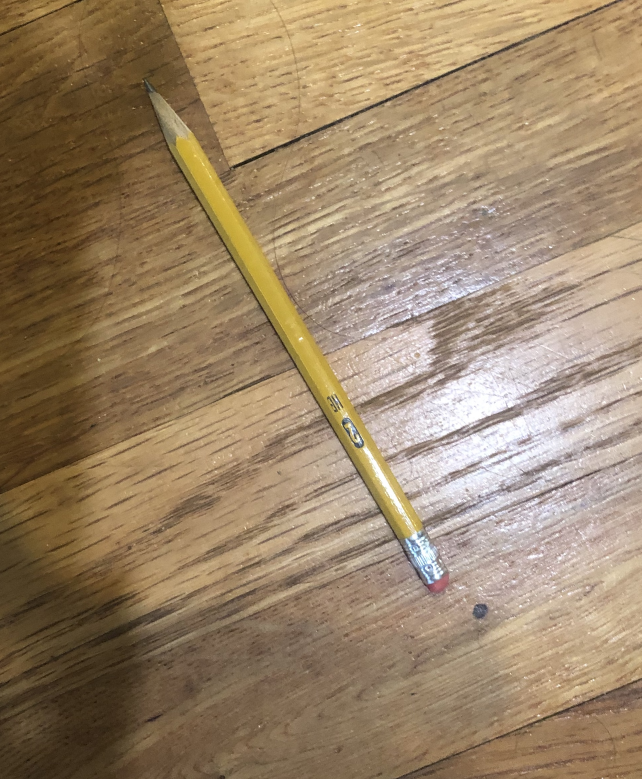
#> input picture pencil.jpg, 1925 x 2337 px (shown at 1/3 size)
$ python explore_frequency.py   (older library calls are emulated)
#> lines starting #> are read from the running program, lines starting #| are printed output that depends on the picture
import matplotlib.pyplot as plt
import numpy as np
import scipy
import skimage
from scipy import signal
from skimage import io
from skimage.filters import gaussian
from skimage.transform import rescale
import cv2 as cv

# pencil = io.imread('pencil.jpg', as_gray=True)
# pencil = skimage.img_as_float32(pencil)
#
#
# io.imsave('gray_pencil.jpg', skimage.img_as_ubyte(pencil))
#
filt1 = np.ones((5, 5))*1/25 # box filter
#
# filt15 = np.zeros((5,5))
# filt15[2][2] = 1
#
# filt2 = np.array([[-1/9, -1/9, -1/9],
#                   [-1/9, 2 - 1/9, -1/9],
#                   [-1/9, -1/9, -1/9]])
#
# filt3 = np.zeros((31,31))
# filt3[15][15] = 1
# filt3 = gaussian(filt3, sigma=10)
#
# filt4 = np.array([[1, 2, 1],
#                   [0, 0, 0],
#                   [-1, -2, -1]])
#
# filt5 = np.array([[1, 0, -1],
#                   [2, 0, -2],
#                   [1, 0, -1]])

# mystery = scipy.signal.signaltools.correlate2d(pencil, filt4)
# mystery = (mystery - np.min(mystery))/(np.max(mystery) - np.min(mystery))
#
# mystery2 = scipy.signal.signaltools.correlate2d(pencil, filt5)
# mystery2 = (mystery2 - np.min(mystery2))/(np.max(mystery2) - np.min(mystery2))
#
# mystery3 = np.sqrt(mystery**2 + mystery2**2)
#
# io.imsave("f_pencil.jpg", skimage.img_as_ubyte(mystery3))

# edge_sobel = skimage.filters.sobel(pencil)
# io.imsave("sobel_plant.jpg", skimage.img_as_ubyte(edge_sobel))
#
#
# sp_pencil = skimage.util.random_noise(pencil, "s&p")
# # io.imsave("sp_pencil.jpg", skimage.img_as_ubyte(sp_pencil))
#
# sp_blurred = scipy.signal.signaltools.correlate2d(sp_pencil, filt1)
# io.imsave("sp_blurred.jpg", skimage.img_as_ubyte(sp_blurred))
#
# med_pencil = skimage.filters.median(sp_pencil)
# io.imsave("median_sppencil.jpg", skimage.img_as_ubyte(med_pencil))
#
# canny_pencil = skimage.feature.canny()


image = cv.imread("pencil.jpg", cv.IMREAD_GRAYSCALE)
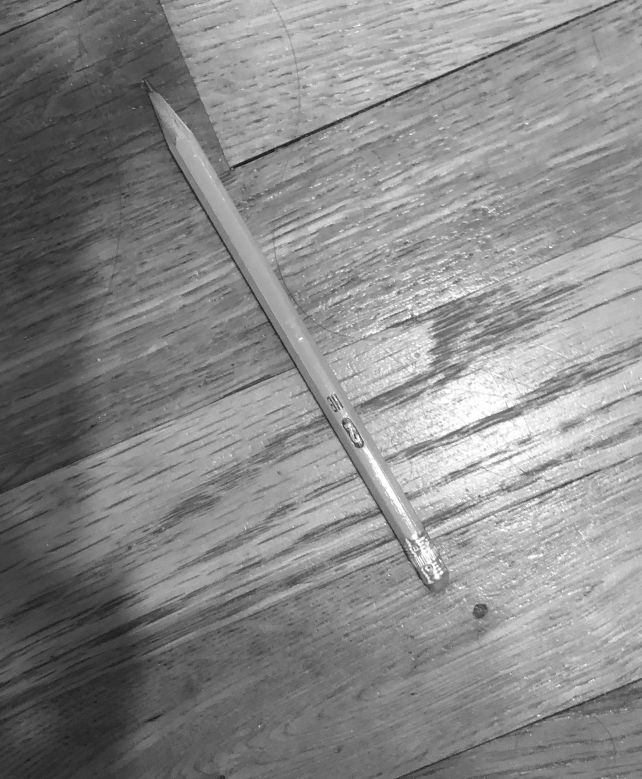
#> image: shape (2337, 1925) (shown at 1/3 size); min 7, max 255, mean 136.6
image2 = cv.imread("sp_blurred.jpg", cv.IMREAD_GRAYSCALE)
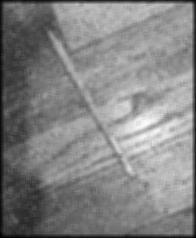
#> input picture sp_blurred.jpg, 196 x 238 px
#> image2 is the input picture: shape (238, 196); min 1, max 253, mean 130.6

kaze = cv.AKAZE_create()
kps, descs = kaze.detectAndCompute(image, None)
#> kps = 6673 keypoints; strongest (x, y, size): (1073, 1320, 11.4), (1310, 1729, 11.4), (1325, 1717, 8.1), (1289, 1746, 8.1)
kps2, descs2 = kaze.detectAndCompute(image2, None)
#> kps2 = 21 keypoints; strongest (x, y, size): (126, 106, 8.1), (136, 98, 8.1), (129, 168, 5.7), (127, 105, 5.7)

# [11 lines of commented-out code are left out]

bf = cv.BFMatcher()
matches = bf.knnMatch(descs, descs2, k=2)
#> matches = 6673 matches

good_matches = []
for m, n in matches:
    if m.distance < 0.75 * n.distance:
        good_matches.append([m])
#> after the loop, good_matches = 52 matches

img3 = cv.drawMatchesKnn(image, kps, image2, kps2, good_matches, None, flags=cv.DrawMatchesFlags_NOT_DRAW_SINGLE_POINTS)
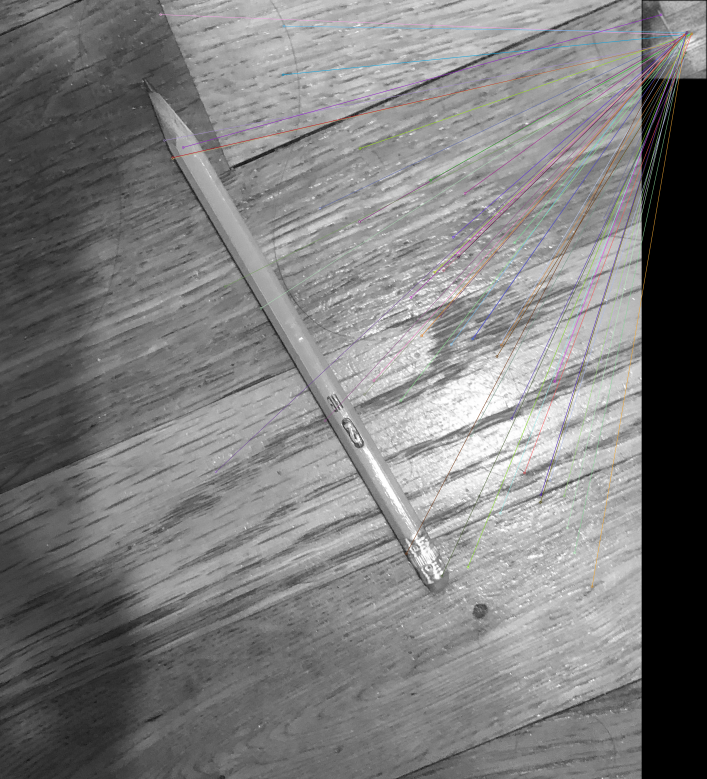
#> img3: shape (2337, 2121, 3) (shown at 1/3 size); mean of channels 0, 1, 2 125.1, 125, 125.2; drawn as B, G, R
cv.imwrite('matches.jpg', img3)
